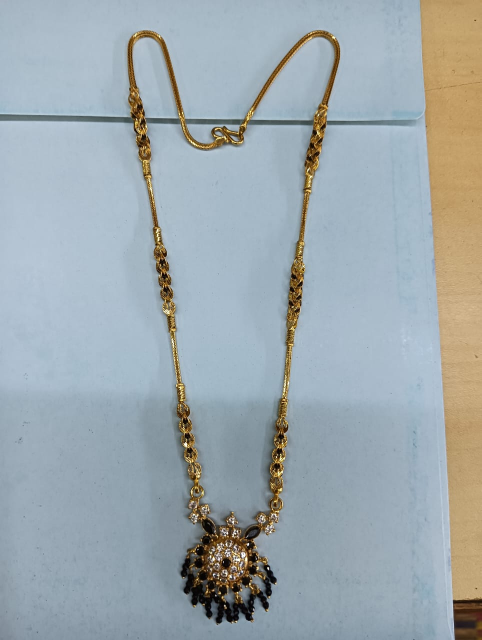
#> input picture dataset/jewelery_images/IMG-20240204-WA0001(1)_103350.jpg, 963 x 1280 px (shown at 1/2 size)
$ python -i jewelry_processor.py   (imports and definitions only)
#> lines starting #> are read from the running program, lines starting #| are printed output that depends on the picture
"""
Jewelry Processor Module

This module handles jewelry image preprocessing including:
- Background removal using rembg
- Feature extraction (colors, material type)
- Natural language description generation
"""

import io
import logging
from dataclasses import dataclass
from enum import Enum
from typing import Optional, Tuple, List, Dict, Any
from collections import Counter

import numpy as np
from PIL import Image

try:
    from rembg import remove
    REMBG_AVAILABLE = True
except ImportError:
    REMBG_AVAILABLE = False
    logging.warning("rembg not available. Background removal will be disabled.")

# Configure logging
# [1 line not run here, left out]
logger = logging.getLogger(__name__)


class JewelryType(Enum):
    """Enum for different jewelry types."""
    NECKLACE = "necklace"
    EARRING = "earring"
    BANGLE = "bangle"
    RING = "ring"
    BRACELET = "bracelet"
    PENDANT = "pendant"
    CHAIN = "chain"
    UNKNOWN = "unknown"


class MaterialType(Enum):
    """Enum for jewelry material types based on color analysis."""
    GOLD = "gold"
    SILVER = "silver"
    ROSE_GOLD = "rose_gold"
    PLATINUM = "platinum"
    COPPER = "copper"
    PEARL = "pearl"
    DIAMOND = "diamond"
    GEMSTONE = "gemstone"
    MIXED = "mixed"
    UNKNOWN = "unknown"


@dataclass
class JewelryFeatures:
    """Data class to hold extracted jewelry features."""
    dominant_colors: List[Tuple[int, int, int]]
    material_type: MaterialType
    brightness: float
    contrast: float
    has_transparency: bool
    estimated_size: Tuple[int, int]
    color_palette: List[str]
    sparkle_factor: float


@dataclass
class ProcessedJewelry:
    """Data class for processed jewelry output."""
    original_image: Image.Image
    processed_image: Image.Image
    mask: Optional[Image.Image]
    features: JewelryFeatures
    jewelry_type: JewelryType
    description: str


class JewelryProcessor:
    """
    Advanced jewelry image processor with background removal,
    feature extraction, and description generation capabilities.
    """

    # Color ranges for material detection (in HSV-like approximation)
    MATERIAL_COLOR_RANGES = {
        MaterialType.GOLD: {
            'hue_range': (20, 50),
            'saturation_min': 0.3,
            'value_min': 0.5
        },
        MaterialType.SILVER: {
            'hue_range': (0, 360),
            'saturation_max': 0.15,
            'value_min': 0.6
        },
        MaterialType.ROSE_GOLD: {
            'hue_range': (0, 30),
            'saturation_min': 0.2,
            'value_min': 0.5
        },
        MaterialType.COPPER: {
            'hue_range': (10, 35),
            'saturation_min': 0.4,
            'value_min': 0.3
        },
        MaterialType.PEARL: {
            'hue_range': (0, 360),
            'saturation_max': 0.1,
            'value_min': 0.85
        }
    }

    # Named colors for description
    COLOR_NAMES = {
        (255, 215, 0): "golden",
        (192, 192, 192): "silver",
        (183, 110, 121): "rose gold",
        (229, 228, 226): "platinum",
        (184, 115, 51): "copper",
        (255, 255, 255): "white",
        (0, 0, 0): "black",
        (255, 0, 0): "red",
        (0, 255, 0): "green",
        (0, 0, 255): "blue",
        (255, 192, 203): "pink",
        (128, 0, 128): "purple",
        (0, 255, 255): "turquoise"
    }

    def __init__(self, enable_gpu: bool = False):
        """
        Initialize the jewelry processor.

        Args:
            enable_gpu: Whether to enable GPU acceleration for rembg
        """
        self.enable_gpu = enable_gpu
        self._validate_dependencies()

    def _validate_dependencies(self) -> None:
        """Validate that required dependencies are available."""
        if not REMBG_AVAILABLE:
            logger.warning(
                "rembg is not installed. Background removal will use fallback method. "
                "Install with: pip install rembg"
            )

    def remove_background(
        self,
        image: Image.Image,
        alpha_matting: bool = True,
        alpha_matting_foreground_threshold: int = 240,
        alpha_matting_background_threshold: int = 10
    ) -> Tuple[Image.Image, Image.Image]:
        """
        Remove background from jewelry image using rembg.

        Args:
            image: Input PIL Image
            alpha_matting: Whether to use alpha matting for better edges
            alpha_matting_foreground_threshold: Foreground threshold for matting
            alpha_matting_background_threshold: Background threshold for matting

        Returns:
            Tuple of (processed_image, mask)
        """
        if not REMBG_AVAILABLE:
            return self._fallback_background_removal(image)

        try:
            # Convert to bytes for rembg
            img_byte_arr = io.BytesIO()
            image.save(img_byte_arr, format='PNG')
            img_byte_arr.seek(0)

            # Remove background with rembg
            output_bytes = remove(
                img_byte_arr.getvalue(),
                alpha_matting=alpha_matting,
                alpha_matting_foreground_threshold=alpha_matting_foreground_threshold,
                alpha_matting_background_threshold=alpha_matting_background_threshold
            )

            # Convert back to PIL Image
            processed_image = Image.open(io.BytesIO(output_bytes)).convert('RGBA')

            # Extract mask from alpha channel
            mask = processed_image.split()[3]

            logger.info("Background removed successfully using rembg")
            return processed_image, mask

        except Exception as e:
            logger.error(f"Error in background removal: {e}")
            return self._fallback_background_removal(image)

    def _fallback_background_removal(
        self,
        image: Image.Image
    ) -> Tuple[Image.Image, Image.Image]:
        """
        Fallback background removal using simple thresholding.

        Args:
            image: Input PIL Image

        Returns:
            Tuple of (processed_image, mask)
        """
        logger.info("Using fallback background removal method")

        # Convert to RGBA
        if image.mode != 'RGBA':
            image = image.convert('RGBA')

        # Convert to numpy array
        img_array = np.array(image)

        # Simple background detection based on edge colors
        # Assume background is the dominant color at edges
        edges = np.concatenate([
            img_array[0, :, :3],      # Top edge
            img_array[-1, :, :3],     # Bottom edge
            img_array[:, 0, :3],      # Left edge
            img_array[:, -1, :3]      # Right edge
        ])

        # Calculate median background color
        bg_color = np.median(edges, axis=0)

        # Create mask based on color distance from background
        rgb = img_array[:, :, :3].astype(np.float32)
        distance = np.sqrt(np.sum((rgb - bg_color) ** 2, axis=2))

        # Threshold to create mask
        threshold = 30
        mask_array = (distance > threshold).astype(np.uint8) * 255

        # Apply some morphological operations to clean up
        from scipy import ndimage
        mask_array = ndimage.binary_dilation(mask_array, iterations=2)
        mask_array = ndimage.binary_erosion(mask_array, iterations=1)
        mask_array = (mask_array * 255).astype(np.uint8)

        # Create mask image
        mask = Image.fromarray(mask_array, mode='L')

        # Apply mask to image
        img_array[:, :, 3] = mask_array
        processed_image = Image.fromarray(img_array, mode='RGBA')

        return processed_image, mask

    # [375 lines left out: functions extract_features, _extract_dominant_colors, _detect_material_type, _get_color_name, _calculate_sparkle_factor, detect_jewelry_type and 4 more, not called in this run]

    def process(
        self,
        image: Image.Image,
        jewelry_type_hint: Optional[JewelryType] = None
    ) -> ProcessedJewelry:
        """
        Full processing pipeline for jewelry image.

        Args:
            image: Input PIL Image
            jewelry_type_hint: Optional hint for jewelry type

        Returns:
            ProcessedJewelry object with all processed data
        """
        logger.info("Starting jewelry processing pipeline")

        # Step 1: Remove background
        processed_image, mask = self.remove_background(image)
        logger.info("Background removal complete")

        # Step 2: Extract features
        features = self.extract_features(processed_image)
        logger.info(f"Features extracted: material={features.material_type.value}")

        # Step 3: Detect jewelry type
        if jewelry_type_hint:
            jewelry_type = jewelry_type_hint
        else:
            jewelry_type = self.detect_jewelry_type(processed_image)
        logger.info(f"Jewelry type detected: {jewelry_type.value}")

        # Step 4: Generate description
        description = self.generate_description(features, jewelry_type)
        logger.info(f"Description generated: {description}")

        return ProcessedJewelry(
            original_image=image,
            processed_image=processed_image,
            mask=mask,
            features=features,
            jewelry_type=jewelry_type,
            description=description
        )


# [36 lines left out: function process_jewelry_image, not called in this run]


# [13 lines not run here, left out]

>>> import cv2
>>> picture = cv2.imread('dataset/jewelery_images/IMG-20240204-WA0001(1)_103350.jpg', cv2.IMREAD_GRAYSCALE)
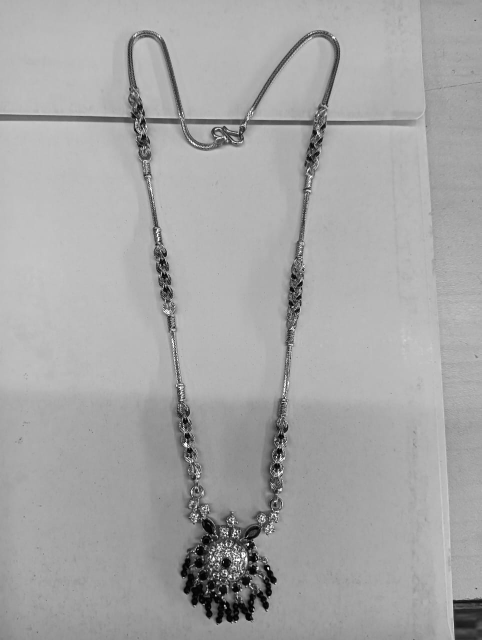
#> picture: shape (1280, 963) (shown at 1/2 size); min 0, max 255, mean 166.2
>>> result = JewelryProcessor().process(picture)
#> (the run stopped early here; a loop or call above may not have finished)

$ run again, on dataset/jewelery_images/IMG-20260129-WA0048(1)_103352.jpg
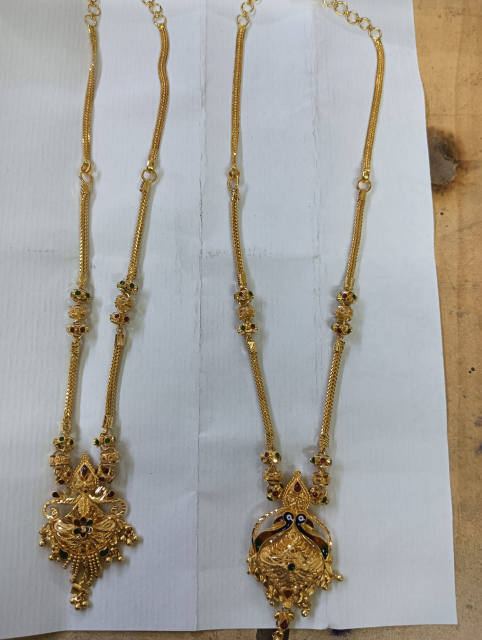
#> input picture dataset/jewelery_images/IMG-20260129-WA0048(1)_103352.jpg, 963 x 1280 px (shown at 1/2 size)
#> `picture = cv2.imread('dataset/jewelery_images/IMG-20240204-WA0001(1)_1..`:
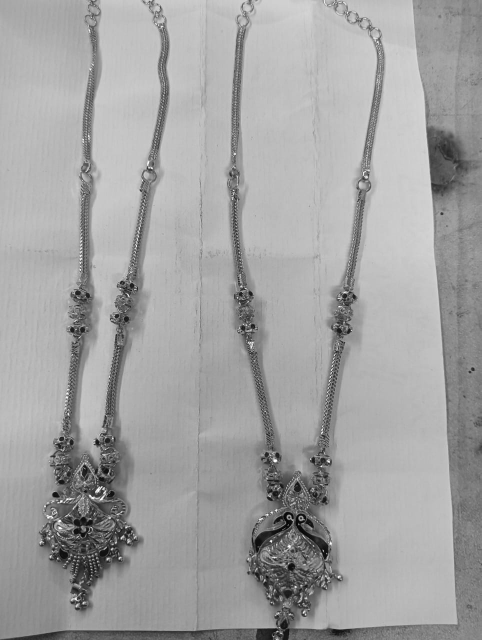
#> picture: shape (1280, 963) (shown at 1/2 size); min 0, max 255, mean 162.4
